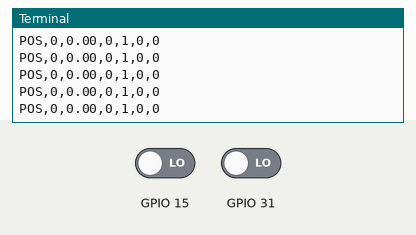
The program below on a simulated Raspberry Pi (BCM pin numbers). Shown: the last lines printed to the terminal. Inputs (shaded band) come from the test bench; at power-on: GPIO 15 LOW, GPIO 31 LOW. Threads take turns every 2 ms; the clock reads 2024-03-15 10:24:30 at power-on unless the program sets it.

Above: at 1.2 s.
1.3 s: GPIO 15 driven HIGH
At 1.9 s:
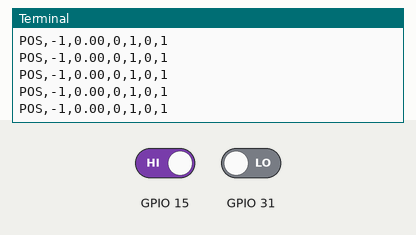
2.8 s: GPIO 31 driven HIGH
At 3.4 s:
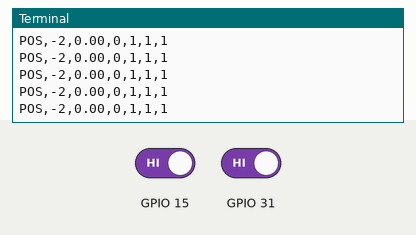
4.3 s: GPIO 15 driven LOW
At 5.4 s:
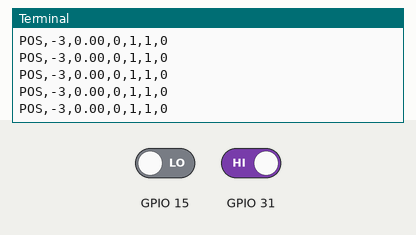
5.8 s: GPIO 31 driven LOW
At 6.3 s:
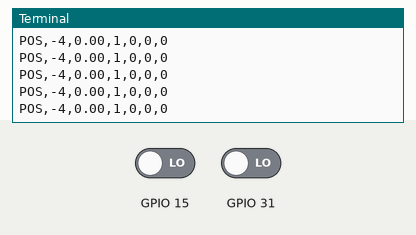
Timing chart, 0 to 8.3 s (numbered marks = the images above; inputs shaded):
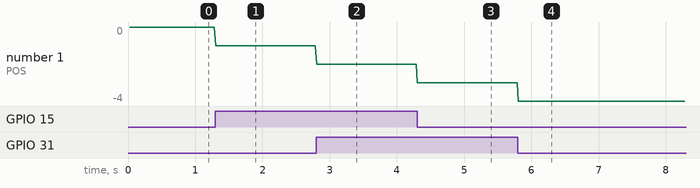

The program:

EncoderStallDetector.py
```python
#!/usr/bin/env python3
"""
Rock Pi Quadrature Encoder Stall Detector

Replicates the behavior of the ESP32 encoder stall detector script.
Uses libgpiod for GPIO access on Rock Pi.

Hardware:
- Quadrature encoder connected to PIN_29 (gpiochip1 line 31) and PIN_31 (gpiochip1 line 15)
- Both pins use edge detection

Serial Protocol (stdout):
- Sends: "POS,<position>,<velocity>,<is_moving>,<is_stalled>,<pinA>,<pinB>\n"
"""

import time
import threading
from typing import Optional
import signal
import sys

try:
    import gpiod
except ImportError:
    raise ImportError(
        "python3-libgpiod not installed. "
        "Run: sudo apt-get install python3-libgpiod"
    )


class EncoderStallDetector:
    """
    Quadrature encoder stall detector using libgpiod
    """

    # Stall detection config
    STALL_TIMEOUT_MS = 500    # Time window to detect stall (ms)
    STALL_THRESHOLD = 5       # Minimum pulses to consider motor moving
    STATUS_INTERVAL = 0.020   # Status update interval (seconds) - 20ms for 50 Hz
    VELOCITY_UPDATE_MS = 50   # Velocity calculation interval (ms)

    # Quadrature decoder lookup table
    # Based on Gray code sequence: 00 -> 01 -> 11 -> 10 -> 00 (forward)
    # Index = (lastState << 2) | currentState
    # Value: +1 = forward, -1 = reverse, 0 = invalid/no change
    QUADRATURE_TABLE = [
        0,  # 00 -> 00: no change
        +1, # 00 -> 01: forward
        -1, # 00 -> 10: reverse
        0,  # 00 -> 11: invalid
        -1, # 01 -> 00: reverse
        0,  # 01 -> 01: no change
        0,  # 01 -> 10: invalid
        +1, # 01 -> 11: forward
        +1, # 10 -> 00: forward
        0,  # 10 -> 01: invalid
        0,  # 10 -> 10: no change
        -1, # 10 -> 11: reverse
        0,  # 11 -> 00: invalid
        -1, # 11 -> 01: reverse
        +1, # 11 -> 10: forward
        0   # 11 -> 11: no change
    ]

    def __init__(self, chip_num: int = 1, line_a: int = 31, line_b: int = 15):
        """
        Initialize encoder stall detector

        Args:
            chip_num: GPIO chip number (default: 1 for gpiochip1)
            line_a: GPIO line number for encoder A (default: 31 for PIN_29)
            line_b: GPIO line number for encoder B (default: 15 for PIN_31)
        """
        self.chip_num = chip_num
        self.line_a_num = line_a
        self.line_b_num = line_b

        # Encoder state
        self.encoder_value = 0
        self.last_encoder_state = 0
        self.last_encoder_value = 0

        # Timing
        self.last_movement_time = time.time()
        self.last_position_for_velocity = 0
        self.last_velocity_time = time.time()
        self.current_velocity = 0.0

        # Stall detection
        self.is_moving = False
        self.is_stalled = False

        # Threading
        self.running = False
        self.encoder_thread = None
        self.status_thread = None
        self._lock = threading.Lock()

        # GPIO
        self.chip = None
        self.line_a = None
        self.line_b = None

        self._init_gpio()

    def _init_gpio(self):
        """Initialize GPIO chip and lines with edge detection"""
        try:
            self.chip = gpiod.Chip(f'gpiochip{self.chip_num}')
            self.line_a = self.chip.get_line(self.line_a_num)
            self.line_b = self.chip.get_line(self.line_b_num)

            # Request lines for simple input (safer than edge detection which can crash)
            # Use regular input mode instead of edge detection to avoid system issues
            self.line_a.request(consumer='encoder_a', type=gpiod.LINE_REQ_DIR_IN)
            self.line_b.request(consumer='encoder_b', type=gpiod.LINE_REQ_DIR_IN)

            # Read initial state
            pin_a_state = self.line_a.get_value()
            pin_b_state = self.line_b.get_value()
            self.last_encoder_state = (pin_a_state & 0x01) | ((pin_b_state & 0x01) << 1)

            print(f"Initial pin states - Pin {self.line_a_num} (ENC_A): {pin_a_state}, "
                  f"Pin {self.line_b_num} (ENC_B): {pin_b_state}")

        except Exception as e:
            raise RuntimeError(
                f"Failed to initialize GPIO chip {self.chip_num}, "
                f"lines {self.line_a_num}, {self.line_b_num}: {e}"
            )

    def _update_encoder(self, changed_line):
        """Update encoder position when a pin changes"""
        # Read current state of both pins multiple times for debouncing
        # Read 3 times with small delay to filter out noise
        pin_a_reads = []
        pin_b_reads = []
        for _ in range(3):
            pin_a_reads.append(self.line_a.get_value())
            pin_b_reads.append(self.line_b.get_value())
            time.sleep(0.00001)  # 10 microseconds between reads

        # Use majority vote to filter noise
        pin_a_state = 1 if sum(pin_a_reads) >= 2 else 0
        pin_b_state = 1 if sum(pin_b_reads) >= 2 else 0

        current_state = (pin_a_state & 0x01) | ((pin_b_state & 0x01) << 1)

        # Only process if state actually changed
        if current_state != self.last_encoder_state:
            # Look up direction in quadrature table
            transition = (self.last_encoder_state << 2) | current_state
            direction = self.QUADRATURE_TABLE[transition]

            # Only update if we got a valid direction (not 0, not invalid transition)
            if direction != 0:
                with self._lock:
                    self.encoder_value += direction
                    self.last_movement_time = time.time()
                # Only update last state if transition was valid
                self.last_encoder_state = current_state
            # If direction is 0 (invalid transition), ignore it - don't update last_state
            # This helps filter out noise and intermediate states

    def _encoder_loop(self):
        """Main encoder monitoring loop using safer polling approach"""
        # Use moderate polling rate to avoid CPU overload
        # This is safer than edge detection which can cause system issues
        poll_interval = 0.002  # 2ms polling (500 Hz) - slower to reduce noise

        last_state_check = time.time()
        last_valid_state = self.last_encoder_state

        while self.running:
            try:
                current_time = time.time()

                # Only check encoder state periodically to avoid CPU overload
                if current_time - last_state_check >= poll_interval:
                    # Store state before update
                    old_state = self.last_encoder_state
                    self._update_encoder(None)

                    # If state changed to something invalid, revert it
                    # This helps prevent noise from corrupting the state
                    if self.last_encoder_state == old_state:
                        # State didn't change, which is fine
                        pass
                    else:
                        # State changed - verify it's still valid
                        # If we see too many rapid invalid transitions, slow down
                        last_valid_state = self.last_encoder_state

                    last_state_check = current_time
                else:
                    # Small sleep to prevent tight loop
                    time.sleep(0.0005)  # 500 microseconds

            except Exception as e:
                # Handle errors gracefully - don't crash
                if self.running:
                    time.sleep(0.01)  # Longer delay on error
                continue

    def _status_loop(self):
        """Status reporting loop"""
        while self.running:
            time.sleep(self.STATUS_INTERVAL)

            # Read current encoder value safely
            with self._lock:
                current_encoder_value = self.encoder_value
                last_move_time = self.last_movement_time

            current_time = time.time()

            # Calculate velocity
            time_delta_ms = (current_time - self.last_velocity_time) * 1000
            if time_delta_ms >= self.VELOCITY_UPDATE_MS:
                position_delta = current_encoder_value - self.last_position_for_velocity
                self.current_velocity = position_delta / (time_delta_ms / 1000.0)  # pulses per second
                self.last_position_for_velocity = current_encoder_value
                self.last_velocity_time = current_time

            # Check for stall
            time_since_last_move = (current_time - last_move_time) * 1000  # Convert to ms
            position_delta = abs(current_encoder_value - self.last_encoder_value)

            if position_delta >= self.STALL_THRESHOLD:
                # Motor has moved
                self.is_moving = True
                self.is_stalled = False
                self.last_encoder_value = current_encoder_value
            elif time_since_last_move > self.STALL_TIMEOUT_MS:
                # No movement detected within timeout period
                self.is_moving = False
                self.is_stalled = True
            else:
                # Within timeout, but not enough movement yet
                self.is_moving = (position_delta > 0)
                self.is_stalled = False

            # Read raw pin states
            pin_a_state = self.line_a.get_value()
            pin_b_state = self.line_b.get_value()

            # Send status: POS,<position>,<velocity>,<is_moving>,<is_stalled>,<pinA>,<pinB>
            print(f"POS,{current_encoder_value},{self.current_velocity:.2f},"
                  f"{1 if self.is_moving else 0},{1 if self.is_stalled else 0},"
                  f"{pin_a_state},{pin_b_state}")
            sys.stdout.flush()

    def start(self):
        """Start encoder monitoring"""
        if self.running:
            return

        self.running = True

        # Start encoder monitoring thread
        self.encoder_thread = threading.Thread(target=self._encoder_loop, daemon=True)
        self.encoder_thread.start()

        # Start status reporting thread
        self.status_thread = threading.Thread(target=self._status_loop, daemon=True)
        self.status_thread.start()

    def stop(self):
        """Stop encoder monitoring"""
        self.running = False
        if self.encoder_thread:
            self.encoder_thread.join(timeout=1.0)
        if self.status_thread:
            self.status_thread.join(timeout=1.0)

    def cleanup(self):
        """Release GPIO resources"""
        self.stop()
        if self.line_a:
            try:
                self.line_a.release()
            except Exception:
                pass
        if self.line_b:
            try:
                self.line_b.release()
            except Exception:
                pass
        if self.chip:
            try:
                self.chip.close()
            except Exception:
                pass

    def __enter__(self):
        """Context manager entry"""
        return self

    def __exit__(self, exc_type, exc_val, exc_tb):
        """Context manager exit"""
        self.cleanup()

    def __del__(self):
        """Destructor"""
        self.cleanup()


def main():
    """Main function"""
    print("========================================")
    print("Rock Pi Encoder Stall Detector")
    print("========================================")
    print()

    encoder = None

    def signal_handler(sig, frame):
        """Handle Ctrl+C gracefully"""
        print("\n\nStopping...")
        if encoder:
            encoder.cleanup()
        sys.exit(0)

    signal.signal(signal.SIGINT, signal_handler)

    try:
        # Initialize encoder (gpiochip1, line 31 for PIN_29, line 15 for PIN_31)
        encoder = EncoderStallDetector(chip_num=1, line_a=31, line_b=15)

        print("Status format: POS,<position>,<velocity>,<is_moving>,<is_stalled>,<pinA>,<pinB>")
        print("Pin states: 0=LOW, 1=HIGH")
        print(f"Update rate: {1.0 / EncoderStallDetector.STATUS_INTERVAL:.1f} Hz")
        print()
        print("Ready! Monitoring encoder...")
        print()

        # Start monitoring
        encoder.start()

        # Keep main thread alive
        try:
            while True:
                time.sleep(1)
        except KeyboardInterrupt:
            pass

    except Exception as e:
        print(f"\nERROR: {e}")
        import traceback
        traceback.print_exc()
        if encoder:
            encoder.cleanup()
        sys.exit(1)
    finally:
        if encoder:
            encoder.cleanup()
        print("\nGoodbye!")


if __name__ == "__main__":
    main()
```

Measured:
- after the input at 1.3 s, the terminal: prints a new line at once (image 1)
- after the input at 2.8 s, the terminal: prints a new line at once (image 2)
- after the input at 4.3 s, the terminal: prints a new line at once (image 3)
- after the input at 5.8 s, the terminal: prints a new line at once (image 4)
- plotted number 1: 0 → -1 after the input at 1.3 s, -1 → -2 after the input at 2.8 s, -2 → -3 after the input at 4.3 s, -3 → -4 after the input at 5.8 s
